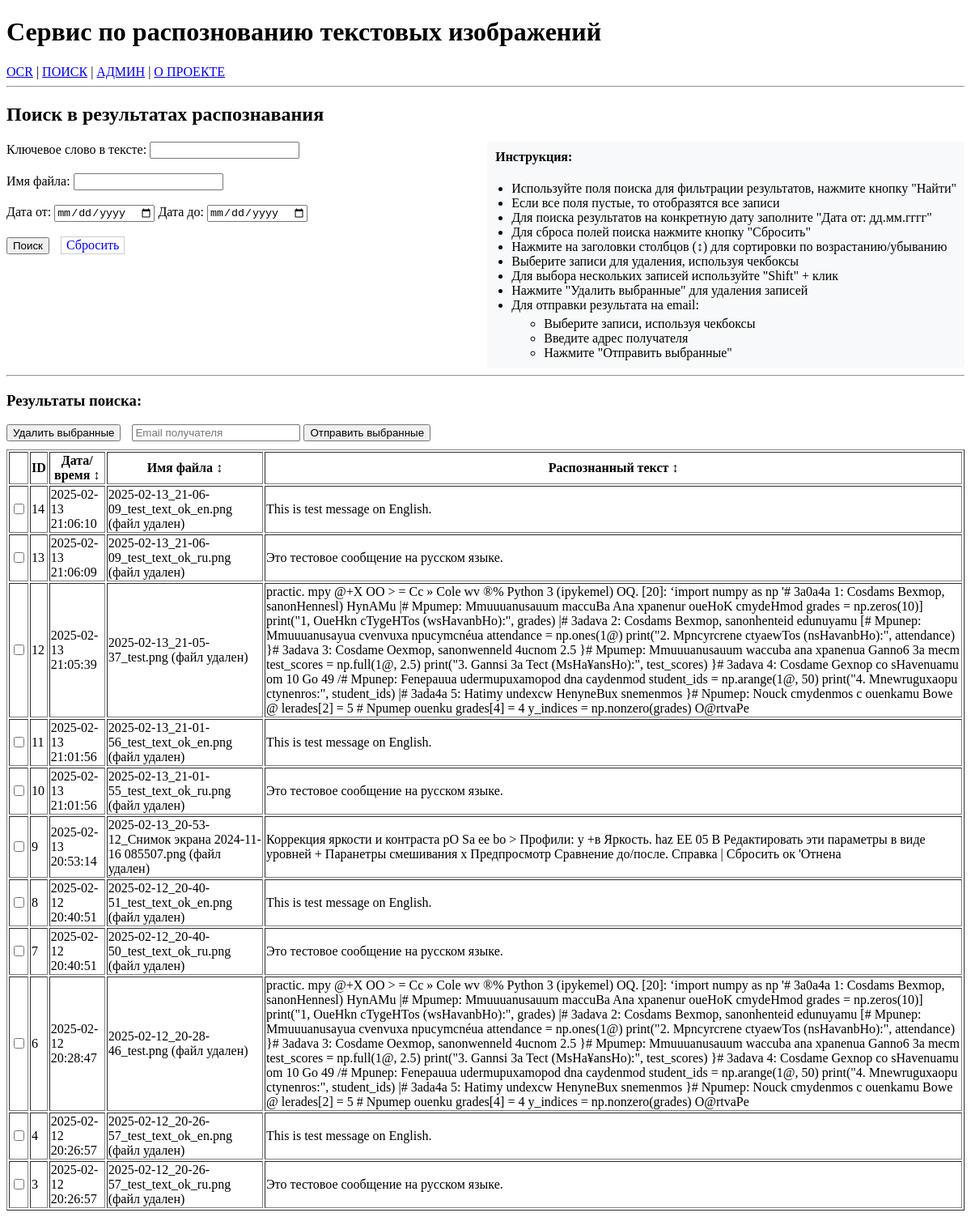
Page /records/ on the earlier database version.
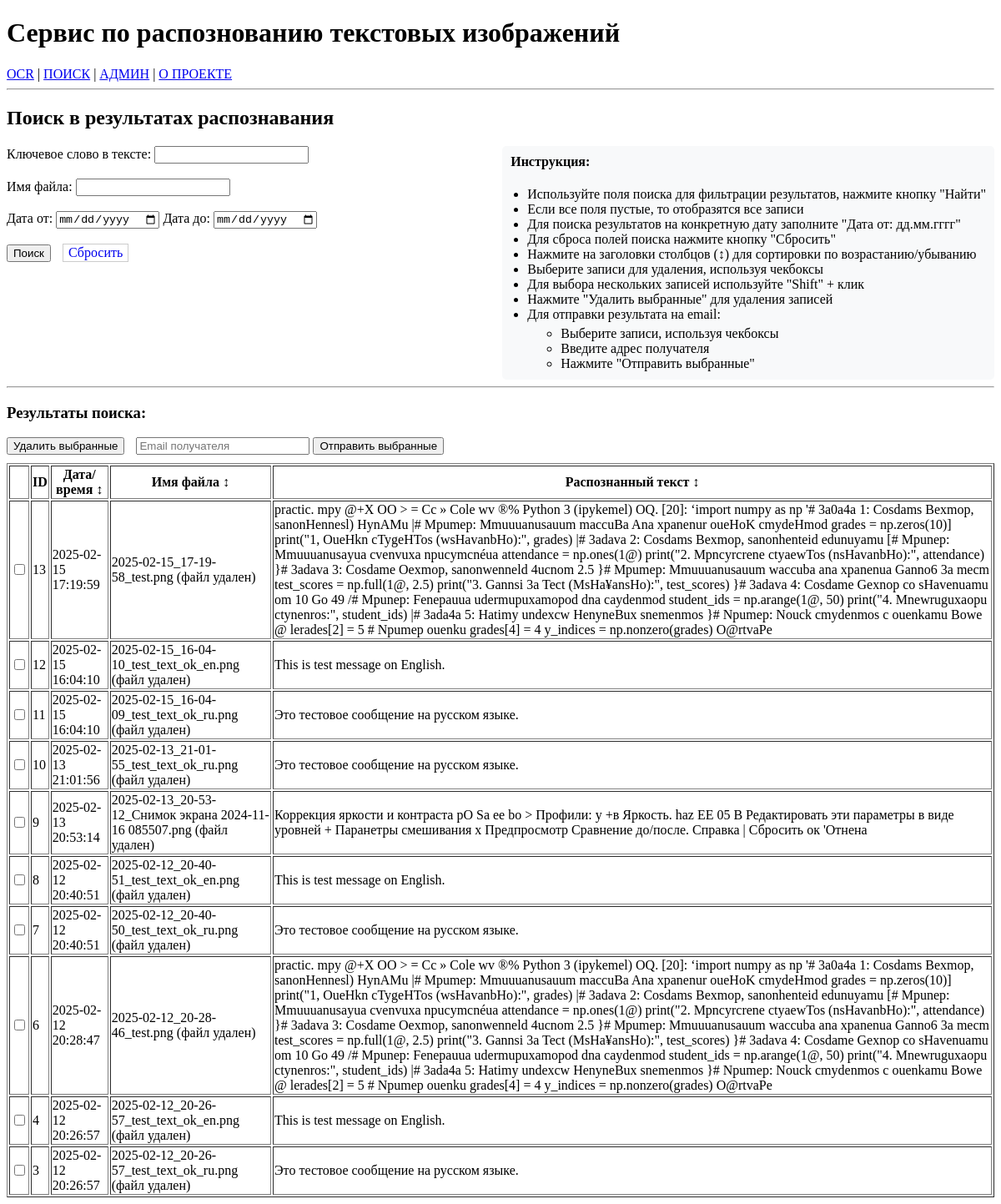
Same page on the later database version.
### repository/repository.py (models this page shows, shortened)
class OcrData(Base):
    __tablename__ = 'ocr_data'
    id = Column(Integer, primary_key=True)  # Автоинкремент по умолчанию
    date_time = Column(DateTime, default=datetime.now)
    file_name = Column(String)
    ocr_txt = Column(String)
    status = Column(String)

### app/main.py (the view)
@app.get("/records/")              # <-- Обратите внимание на слеш в конце
async def records_page(
    request: Request,
    keyword: Optional[str] = None,
    filename: Optional[str] = None,
    date_from: Optional[str] = None,
    date_to: Optional[str] = None
):
    date_from_obj = datetime.strptime(date_from, '%Y-%m-%d') if date_from else None
    date_to_obj = datetime.strptime(date_to, '%Y-%m-%d') if date_to else None
    if any([keyword, filename, date_from, date_to]):
        data = repository.search_documents(
            keyword=keyword,
            filename=filename,
            date_from=date_from_obj,
            date_to=date_to_obj
        )
    else:
        data = repository.get_all()
    for item in data:
        if item['file_name'].startswith('repository/files/'):
            item['file_exists'] = Path(item['file_name']).exists()
    return templates.TemplateResponse(
        "search.html",
        {
            "request": request,
            "data": data,
            "keyword": keyword,
            "filename": filename,
            "date_from": date_from,
            "date_to": date_to
        }
    )

### app/templates/search.html (shortened to what this page needs)
{% extends "base.html" %}
{% block content %}
<h2>Поиск в результатах распознавания</h2>
<form action="/records/" method="get">
    <div style="display: flex; justify-content: space-between; align-items: start;">
        <div class="search-form">
            <label for="keyword">Ключевое слово в тексте:</label>
            <input type="text" id="keyword" name="keyword" value="{{ keyword or '' }}" />
            <br><br>
            <label for="filename">Имя файла:</label>
            <input type="text" id="filename" name="filename" value="{{ filename or '' }}" />
            <br><br>
            <label for="date_from">Дата от:</label>
            <input type="date" id="date_from" name="date_from" value="{{ date_from or '' }}" />
            <label for="date_to">Дата до:</label>
            <input type="date" id="date_to" name="date_to" value="{{ date_to or '' }}" />
            <br><br>
            <button type="submit">Поиск</button>
            <a href="/records/" class="button" style="text-decoration: none; padding: 1px 6px; border: 1px solid #ccc; display: inline-block; margin-left: 10px;">Сбросить</a>
        </div>
        <div class="instructions" style="margin-left: 40px; padding: 10px; background-color: #f8f9fa; border-radius: 5px;">
            <h4 style="margin-top: 0;">Инструкция:</h4>
            <ul style="margin: 0; padding-left: 20px;">
                <li>Используйте поля поиска для фильтрации результатов, нажмите кнопку "Найти"</li>
                <li>Если все поля пустые, то отобразятся все записи</li>
                <li>Для поиска результатов на конкретную дату заполните "Дата от: дд.мм.гггг"</li>
                <li>Для сброса полей поиска нажмите кнопку "Сбросить"</li>
                <li>Нажмите на заголовки столбцов (↕) для сортировки по возрастанию/убыванию</li>
                <li>Выберите записи для удаления, используя чекбоксы</li>
                <li>Для выбора нескольких записей используйте "Shift" + клик</li>
                <li>Нажмите "Удалить выбранные" для удаления записей</li>
                <li>Для отправки результата на email:
                    <ul style="margin-top: 5px;">
                        <li>Выберите записи, используя чекбоксы</li>
                        <li>Введите адрес получателя</li>
                        <li>Нажмите "Отправить выбранные"</li>
                    </ul>
                </li>
            </ul>
        </div>
    </div>
</form>
<hr>
<h3>Результаты поиска:</h3>
{% if data %}
<div id="result">
    <div style="margin-bottom: 10px;">
        <button onclick="deleteSelected()" style="margin-right: 10px;">Удалить выбранные</button>
        <input type="email" id="toEmail" placeholder="Email получателя" style="width: 200px;">
        <button onclick="sendSelectedToEmail()">Отправить выбранные</button>
    </div>
    <table border="1">
        <tr>
            <th></th>
            <th>ID</th>
            <th style="cursor: pointer;" onclick="sortTable(1)">Дата/время ↕</th>
            <th style="cursor: pointer;" onclick="sortTable(2)">Имя файла ↕</th>
            <th style="cursor: pointer;" onclick="sortTable(3)">Распознанный текст ↕</th>
        </tr>
        {% for item in data %}
        <tr>
            <td><input type="checkbox" class="record-checkbox" value="{{ item.id }}"></td>
            <td>{{ item.id }}</td>
            <td>{{ item.date_time }}</td>
            <td>
                {% if item.file_name != "--" %}
                    {% if item.file_name.startswith('repository/files/') %}
                        {% if item.file_exists %}
                            <a href="/static/{{ item.file_name }}" target="_blank" title="Открыть изображение">{{ item.file_name.split('/')[-1] }}</a>
                        {% else %}
                            {{ item.file_name.split('/')[-1] }} (файл удален)
                        {% endif %}
                    {% else %}
                        {{ item.file_name }}
                    {% endif %}
                {% else %}
                    {{ item.file_name }}
                {% endif %}
            </td>
            <td>{{ item.ocr_txt }}</td>
        </tr>
        {% endfor %}
    </table>
</div>
{% else %}
<p>Нет данных.</p>
{% endif %}
{% endblock %}

### app/templates/base.html (shortened to what this page needs)
<!DOCTYPE html>
<html>
<head>
</head>
<body>
    <div class="container">
        <header>
            <h1>Сервис по распознованию текстовых изображений</h1>
        </header>
        <nav>
            <a href="/">OCR</a> |
            <a href="/records/">ПОИСК</a> |
            <a href="/admin">АДМИН</a> |
            <a href="/about/">О ПРОЕКТЕ</a>
        </nav>
        <hr>
        {% block content %}{% endblock %}
    </div>
</body>
</html>

Differences in the rows shown:
removed OcrData: id "14", date_time "2025-02-13 21:06:10", file_name "2025-02-13_21-06-09_test_text_ok_en.png", ocr_txt "This is test message on English."
changed OcrData id 13: date_time "2025-02-13 21:06:09" → "2025-02-15 17:19:59"; file_name "2025-02-13_21-06-09_test_text_ok_ru.png" → "2025-02-15_17-19-58_test.png"; ocr_txt "Это тестовое сообщение на русском языке." → "practic. mpy @+X OO > = Cc » Cole wv ®% Python 3 (ipykemel) OQ. [20]: ‘import numpy as np '# 3a0a4a 1: Cosdams Bexmop, sanonHennesl) HynAMu |# Mpumep: Mmuuuanusauum maccuBa Ana xpanenur oueHoK cmydeHmod grades = np.zeros(10)] print(\"1, OueHkn cTygeHTos (wsHavanbHo):\", grades) |# 3adava 2: Cosdams Bexmop, sanonhenteid edunuyamu [# Mpunep: Mmuuuanusayua cvenvuxa npucymcnéua attendance = np.ones(1@) print(\"2. Mpncyrcrene ctyaewTos (nsHavanbHo):\", attendance) }# 3adava 3: Cosdame Oexmop, sanonwenneld 4ucnom 2.5 }# Mpumep: Mmuuuanusauum waccuba ana xpanenua Ganno6 3a mecm test_scores = np.full(1@, 2.5) print(\"3. Gannsi 3a Tect (MsHa¥ansHo):\", test_scores) }# 3adava 4: Cosdame Gexnop co…"
changed OcrData id 12: date_time "2025-02-13 21:05:39" → "2025-02-15 16:04:10"; file_name "2025-02-13_21-05-37_test.png" → "2025-02-15_16-04-10_test_text_ok_en.png"; ocr_txt "practic. mpy @+X OO > = Cc » Cole wv ®% Python 3 (ipykemel) OQ. [20]: ‘import numpy as np '# 3a0a4a 1: Cosdams Bexmop, sanonHennesl) HynAMu |# Mpumep: Mmuuuanusauum maccuBa Ana xpanenur oueHoK cmydeHmod grades = np.zeros(10)] print(\"1, OueHkn cTygeHTos (wsHavanbHo):\", grades) |# 3adava 2: Cosdams Bexmop, sanonhenteid edunuyamu [# Mpunep: Mmuuuanusayua cvenvuxa npucymcnéua attendance = np.ones(1@) print(\"2. Mpncyrcrene ctyaewTos (nsHavanbHo):\", attendance) }# 3adava 3: Cosdame Oexmop, sanonwenneld 4ucnom 2.5 }# Mpumep: Mmuuuanusauum waccuba ana xpanenua Ganno6 3a mecm test_scores = np.full(1@, 2.5) print(\"3. Gannsi 3a Tect (MsHa¥ansHo):\", test_scores) }# 3adava 4: Cosdame Gexnop co…" → "This is test message on English."
changed OcrData id 11: date_time "2025-02-13 21:01:56" → "2025-02-15 16:04:10"; file_name "2025-02-13_21-01-56_test_text_ok_en.png" → "2025-02-15_16-04-09_test_text_ok_ru.png"; ocr_txt "This is test message on English." → "Это тестовое сообщение на русском языке."
